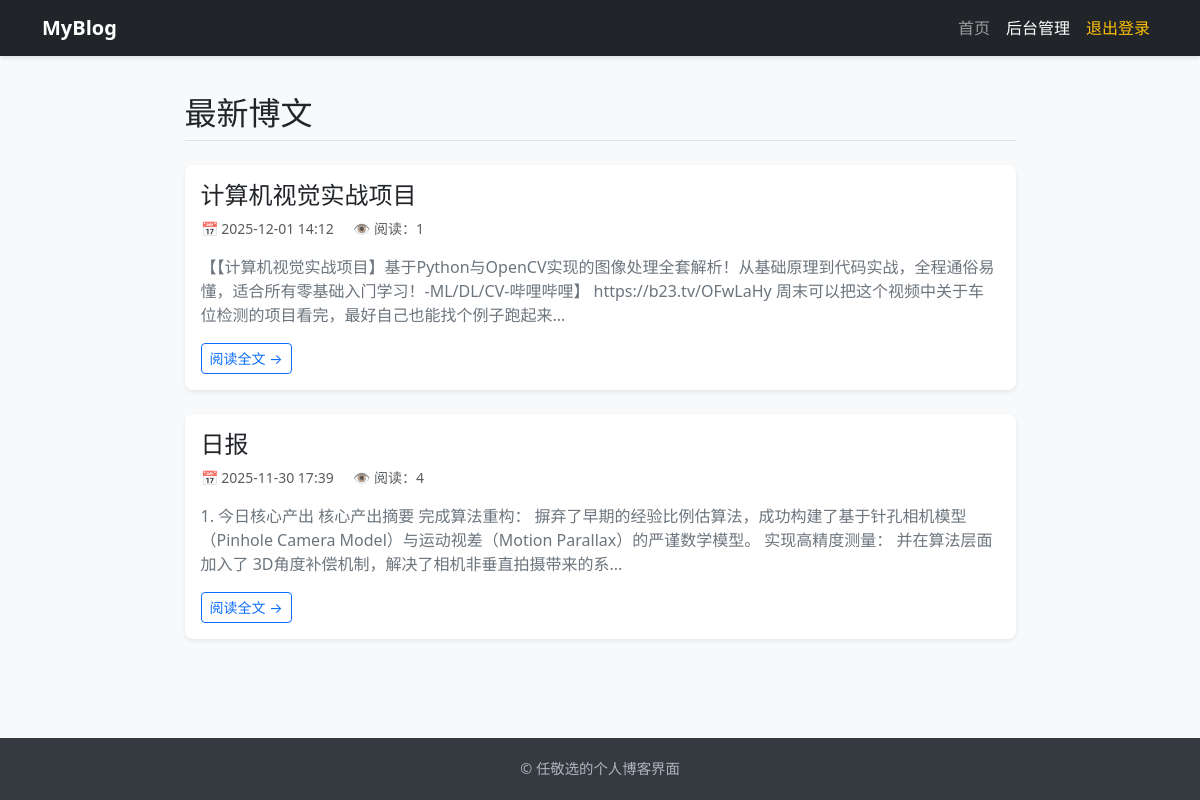
Screenshot of / (signed in) with the database file from the repository.
### db.py (models this page shows, shortened)
class Post(db.Model):
    __tablename__ = 'post'
    id = db.Column(db.Integer, primary_key=True)
    title = db.Column(db.String(200), nullable=False)
    content = db.Column(db.Text, nullable=False)
    created_at = db.Column(db.DateTime, default=datetime.now)
    views = db.Column(db.Integer, default=0)

### blog.py (the view)
@blog_bp.route('/')
def index():
    posts = Post.query.order_by(Post.created_at.desc()).all()
    return render_template('blog/index.html', posts=posts)

### templates/blog/index.html (shortened to what this page needs)
{% extends 'base.html' %}
{% block content %}
<div class="row justify-content-center">
    <div class="col-md-9">
        <div class="d-flex justify-content-between align-items-center mb-4 pb-2 border-bottom">
            <h2 class="mb-0">最新博文</h2>
        </div>
        {% for post in posts %}
        <div class="card mb-4 blog-card shadow-sm">
            <div class="card-body">
                <h3 class="card-title h4">
                    <a href="{{ url_for('blog.detail', post_id=post.id) }}" class="text-decoration-none text-dark">{{ post.title }}</a>
                </h3>
                <div class="text-muted small mb-3">
                    <span class="me-3">📅 {{ post.created_at.strftime('%Y-%m-%d %H:%M') }}</span>
                    <span>👁️ 阅读：{{ post.views }}</span>
                </div>
                <p class="card-text text-secondary">{{ post.content[:150] }}...</p>
                <a href="{{ url_for('blog.detail', post_id=post.id) }}" class="btn btn-outline-primary btn-sm">阅读全文 &rarr;</a>
            </div>
        </div>
        {% else %}
            <div class="alert alert-info text-center py-5">
                <h4>博主还在酝酿中...</h4>
                <p>暂时没有发布的文章。</p>
            </div>
        {% endfor %}
    </div>
</div>
{% endblock %}

### static/css/style.css (style rules this page uses)
body { padding-top: 70px; min-height: 100vh; display: flex; flex-direction: column; background-color: #f8f9fa; }
.blog-card { transition: transform 0.2s, box-shadow 0.2s; border: none; border-radius: 8px; background: #fff; }

### rows the page displays
Post: title "计算机视觉实战项目", created_at "2025-12-01 14:12", views "1", content "【【计算机视觉实战项目】基于Python与OpenCV实现的图像处理全套解析！从基础原理到代码实战，全程通俗易懂，适合所有零基础入门学习！-ML/DL/CV-哔哩哔哩】 https://b23.tv/OFwLaHy 周末可以把这个视频中关于车位检测的项目看完，最好自己也能找个例子跑起来"
Post: title "日报", created_at "2025-11-30 17:39", views "4", content "1. 今日核心产出 核心产出摘要 完成算法重构： 摒弃了早期的经验比例估算法，成功构建了基于针孔相机模型（Pinhole Camera Model）与运动视差（Motion Parallax）的严谨数学模型。 实现高精度测量： 并在算法层面加入了 3D角度补偿机制，解决了相机非垂直拍摄带来的系"
